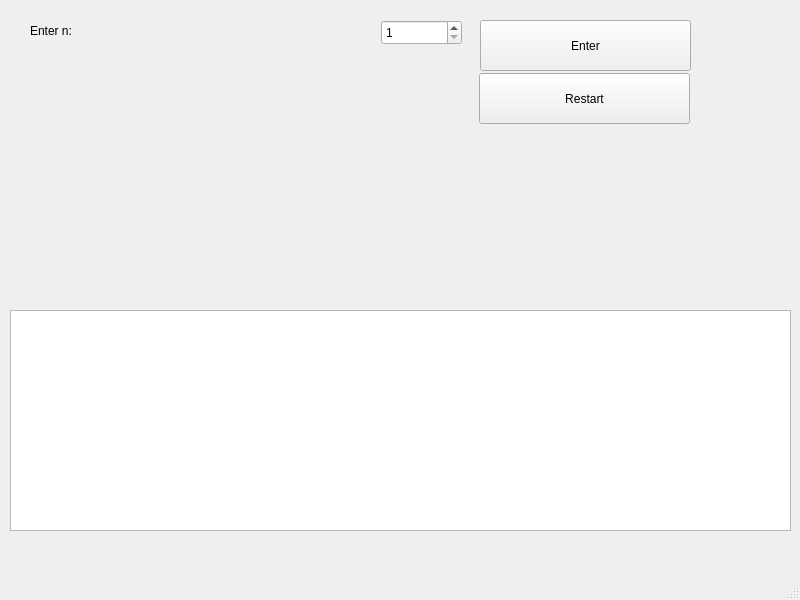
<?xml version="1.0" encoding="UTF-8"?>
<ui version="4.0">
 <class>MainWindow</class>
 <widget class="QMainWindow" name="MainWindow">
  <property name="geometry">
   <rect>
    <x>0</x>
    <y>0</y>
    <width>800</width>
    <height>600</height>
   </rect>
  </property>
  <property name="windowTitle">
   <string>MainWindow</string>
  </property>
  <widget class="QWidget" name="centralwidget">
   <widget class="QLabel" name="Message">
    <property name="geometry">
     <rect>
      <x>30</x>
      <y>20</y>
      <width>331</width>
      <height>21</height>
     </rect>
    </property>
    <property name="text">
     <string>Enter n:</string>
    </property>
   </widget>
   <widget class="QSpinBox" name="spinBox">
    <property name="geometry">
     <rect>
      <x>381</x>
      <y>20</y>
      <width>81</width>
      <height>25</height>
     </rect>
    </property>
    <property name="minimum">
     <number>1</number>
    </property>
    <property name="maximum">
     <number>2147483647</number>
    </property>
   </widget>
   <widget class="QPushButton" name="pushButton_restart">
    <property name="geometry">
     <rect>
      <x>479</x>
      <y>73</y>
      <width>211</width>
      <height>51</height>
     </rect>
    </property>
    <property name="text">
     <string>Restart</string>
    </property>
   </widget>
   <widget class="QLabel" name="label_n">
    <property name="geometry">
     <rect>
      <x>30</x>
      <y>80</y>
      <width>121</width>
      <height>16</height>
     </rect>
    </property>
    <property name="text">
     <string/>
    </property>
   </widget>
   <widget class="QPushButton" name="pushButton_enter">
    <property name="geometry">
     <rect>
      <x>480</x>
      <y>20</y>
      <width>211</width>
      <height>51</height>
     </rect>
    </property>
    <property name="text">
     <string>Enter</string>
    </property>
   </widget>
   <widget class="QTextEdit" name="textEdit">
    <property name="enabled">
     <bool>true</bool>
    </property>
    <property name="geometry">
     <rect>
      <x>10</x>
      <y>310</y>
      <width>781</width>
      <height>221</height>
     </rect>
    </property>
    <property name="autoFillBackground">
     <bool>false</bool>
    </property>
    <property name="readOnly">
     <bool>true</bool>
    </property>
   </widget>
   <widget class="QLabel" name="label_mod">
    <property name="geometry">
     <rect>
      <x>20</x>
      <y>110</y>
      <width>111</width>
      <height>16</height>
     </rect>
    </property>
    <property name="text">
     <string/>
    </property>
   </widget>
   <widget class="QLabel" name="label_ans">
    <property name="geometry">
     <rect>
      <x>20</x>
      <y>180</y>
      <width>221</width>
      <height>16</height>
     </rect>
    </property>
    <property name="text">
     <string/>
    </property>
   </widget>
  </widget>
  <widget class="QMenuBar" name="menubar">
   <property name="geometry">
    <rect>
     <x>0</x>
     <y>0</y>
     <width>800</width>
     <height>24</height>
    </rect>
   </property>
  </widget>
  <widget class="QStatusBar" name="statusbar"/>
 </widget>
 <resources/>
 <connections/>
</ui>
